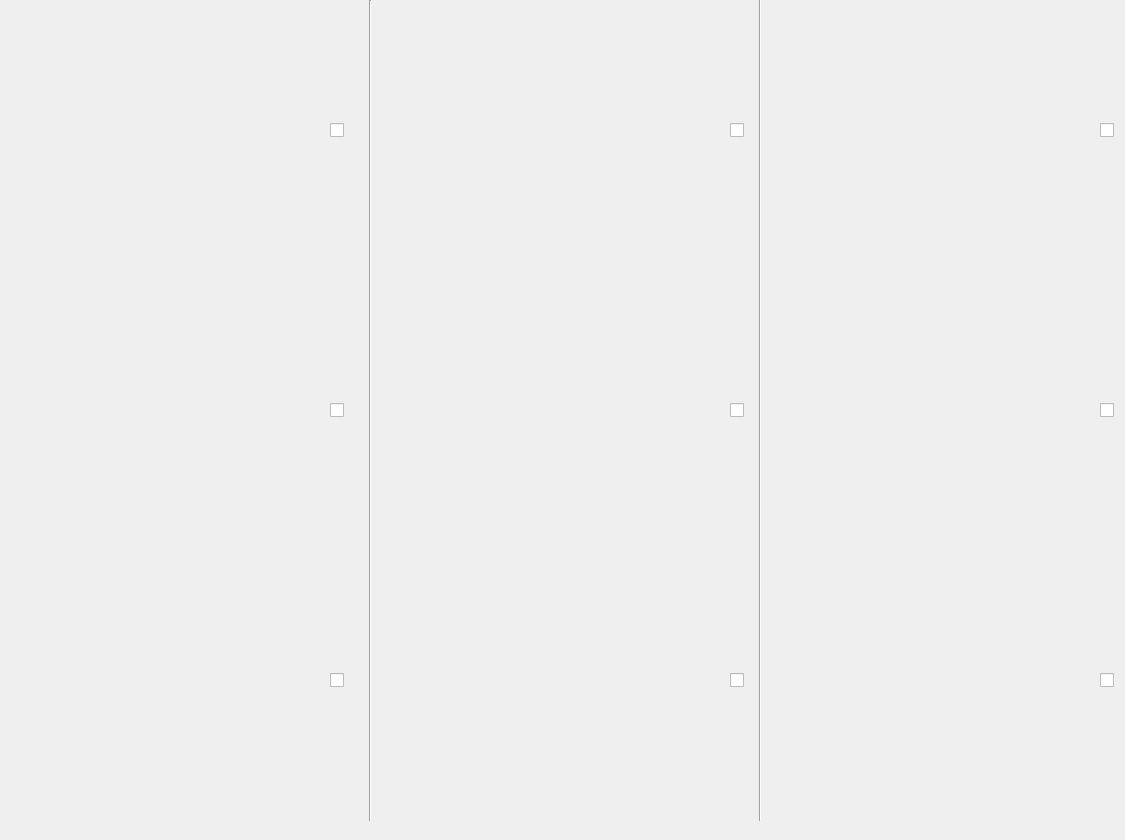
    <widget class="QWidget" name="tab_7">
     <attribute name="title">
      <string>46-54</string>
     </attribute>
     <widget class="QWidget" name="widget_54" native="true">
      <property name="geometry">
       <rect>
        <x>800</x>
        <y>560</y>
        <width>281</width>
        <height>250</height>
       </rect>
      </property>
     </widget>
     <widget class="QWidget" name="widget_48" native="true">
      <property name="geometry">
       <rect>
        <x>20</x>
        <y>560</y>
        <width>281</width>
        <height>250</height>
       </rect>
      </property>
     </widget>
     <widget class="QCheckBox" name="Use_46">
      <property name="geometry">
       <rect>
        <x>330</x>
        <y>120</y>
        <width>16</width>
        <height>20</height>
       </rect>
      </property>
      <property name="text">
       <string/>
      </property>
     </widget>
     <widget class="QWidget" name="widget_53" native="true">
      <property name="geometry">
       <rect>
        <x>800</x>
        <y>290</y>
        <width>281</width>
        <height>250</height>
       </rect>
      </property>
     </widget>
     <widget class="QWidget" name="widget_49" native="true">
      <property name="geometry">
       <rect>
        <x>430</x>
        <y>20</y>
        <width>281</width>
        <height>250</height>
       </rect>
      </property>
     </widget>
     <widget class="QWidget" name="widget_47" native="true">
      <property name="geometry">
       <rect>
        <x>20</x>
        <y>290</y>
        <width>281</width>
        <height>250</height>
       </rect>
      </property>
     </widget>
     <widget class="QCheckBox" name="Use_54">
      <property name="geometry">
       <rect>
        <x>1100</x>
        <y>670</y>
        <width>16</width>
        <height>20</height>
       </rect>
      </property>
      <property name="text">
       <string/>
      </property>
     </widget>
     <widget class="QCheckBox" name="Use_51">
      <property name="geometry">
       <rect>
        <x>730</x>
        <y>670</y>
        <width>16</width>
        <height>20</height>
       </rect>
      </property>
      <property name="text">
       <string/>
      </property>
     </widget>
     <widget class="QCheckBox" name="Use_52">
      <property name="geometry">
       <rect>
        <x>1100</x>
        <y>120</y>
        <width>16</width>
        <height>20</height>
       </rect>
      </property>
      <property name="text">
       <string/>
      </property>
     </widget>
     <widget class="Line" name="line_11">
      <property name="geometry">
       <rect>
        <x>360</x>
        <y>0</y>
        <width>20</width>
        <height>821</height>
       </rect>
      </property>
      <property name="orientation">
       <enum>Qt::Vertical</enum>
      </property>
     </widget>
     <widget class="QWidget" name="widget_52" native="true">
      <property name="geometry">
       <rect>
        <x>800</x>
        <y>20</y>
        <width>281</width>
        <height>250</height>
       </rect>
      </property>
     </widget>
     <widget class="QCheckBox" name="Use_49">
      <property name="geometry">
       <rect>
        <x>730</x>
        <y>120</y>
        <width>16</width>
        <height>20</height>
       </rect>
      </property>
      <property name="text">
       <string/>
      </property>
     </widget>
     <widget class="QWidget" name="widget_46" native="true">
      <property name="geometry">
       <rect>
        <x>20</x>
        <y>20</y>
        <width>281</width>
        <height>250</height>
       </rect>
      </property>
     </widget>
     <widget class="QWidget" name="widget_51" native="true">
      <property name="geometry">
       <rect>
        <x>430</x>
        <y>560</y>
        <width>281</width>
        <height>250</height>
       </rect>
      </property>
     </widget>
     <widget class="QCheckBox" name="Use_50">
      <property name="geometry">
       <rect>
        <x>730</x>
        <y>400</y>
        <width>16</width>
        <height>20</height>
       </rect>
      </property>
      <property name="text">
       <string/>
      </property>
     </widget>
     <widget class="Line" name="line_12">
      <property name="geometry">
       <rect>
        <x>750</x>
        <y>-10</y>
        <width>20</width>
        <height>831</height>
       </rect>
      </property>
      <property name="orientation">
       <enum>Qt::Vertical</enum>
      </property>
     </widget>
     <widget class="QCheckBox" name="Use_48">
      <property name="geometry">
       <rect>
        <x>330</x>
        <y>670</y>
        <width>16</width>
        <height>20</height>
       </rect>
      </property>
      <property name="text">
       <string/>
      </property>
     </widget>
     <widget class="QWidget" name="widget_50" native="true">
      <property name="geometry">
       <rect>
        <x>430</x>
        <y>290</y>
        <width>281</width>
        <height>250</height>
       </rect>
      </property>
     </widget>
     <widget class="QCheckBox" name="Use_53">
      <property name="geometry">
       <rect>
        <x>1100</x>
        <y>400</y>
        <width>16</width>
        <height>20</height>
       </rect>
      </property>
      <property name="text">
       <string/>
      </property>
     </widget>
     <widget class="QCheckBox" name="Use_47">
      <property name="geometry">
       <rect>
        <x>330</x>
        <y>400</y>
        <width>16</width>
        <height>20</height>
       </rect>
      </property>
      <property name="text">
       <string/>
      </property>
     </widget>
     <zorder>widget_54</zorder>
     <zorder>widget_48</zorder>
     <zorder>Use_46</zorder>
     <zorder>widget_53</zorder>
     <zorder>widget_49</zorder>
     <zorder>widget_47</zorder>
     <zorder>Use_54</zorder>
     <zorder>Use_51</zorder>
     <zorder>Use_52</zorder>
     <zorder>line_11</zorder>
     <zorder>widget_52</zorder>
     <zorder>Use_49</zorder>
     <zorder>widget_46</zorder>
     <zorder>widget_51</zorder>
     <zorder>Use_50</zorder>
     <zorder>line_12</zorder>
     <zorder>Use_48</zorder>
     <zorder>widget_50</zorder>
     <zorder>Use_53</zorder>
     <zorder>Use_47</zorder>
     <zorder>line_13</zorder>
     <zorder>Use_58</zorder>
     <zorder>widget_59</zorder>
     <zorder>widget_62</zorder>
     <zorder>widget_60</zorder>
     <zorder>Use_60</zorder>
     <zorder>Use_62</zorder>
     <zorder>Use_55</zorder>
     <zorder>Use_56</zorder>
     <zorder>widget_55</zorder>
     <zorder>Use_57</zorder>
     <zorder>widget_63</zorder>
     <zorder>widget_56</zorder>
     <zorder>Use_59</zorder>
     <zorder>widget_58</zorder>
     <zorder>widget_61</zorder>
     <zorder>Use_63</zorder>
     <zorder>line_14</zorder>
     <zorder>widget_57</zorder>
     <zorder>Use_61</zorder>
    </widget>
